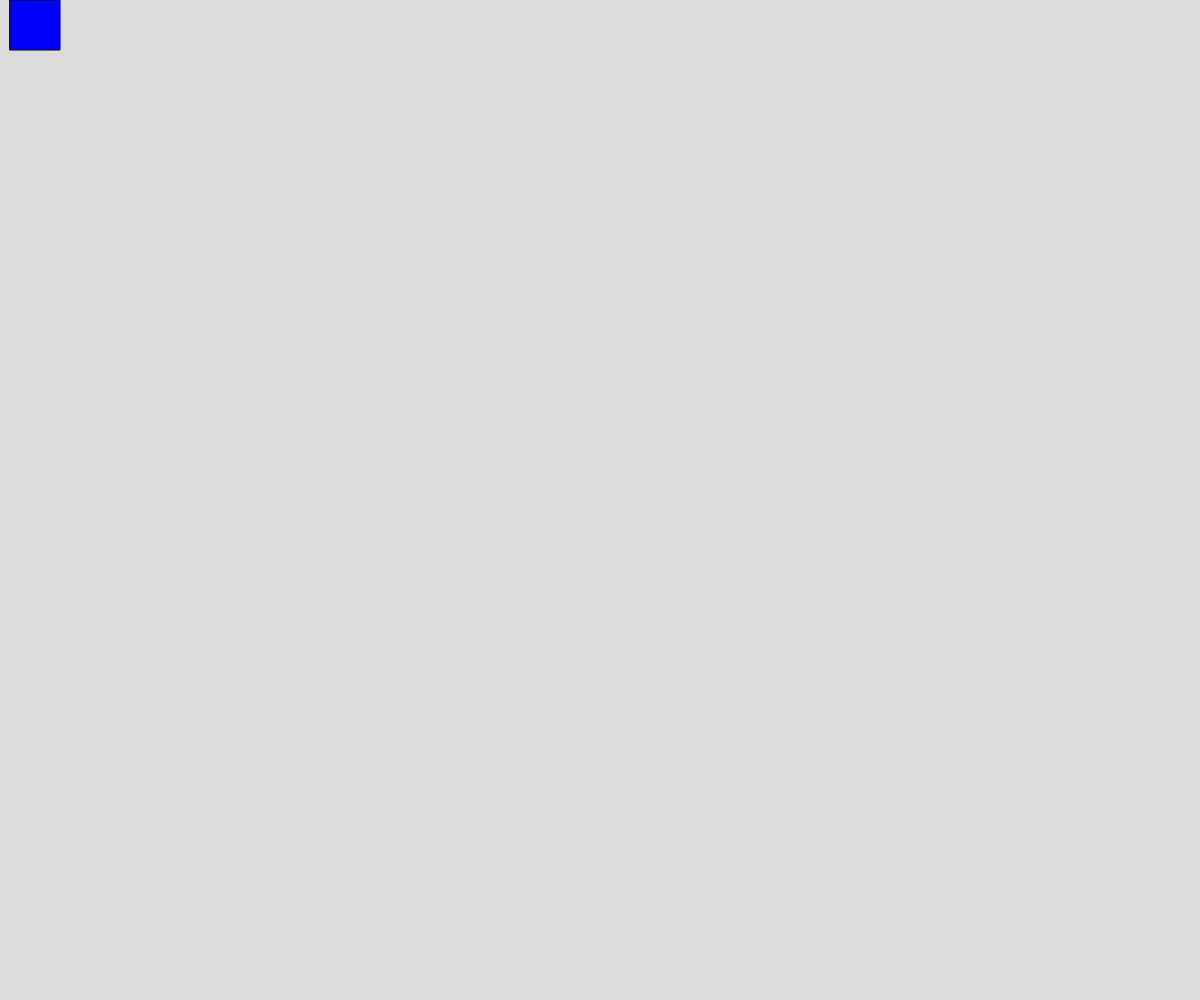
Frame 1 (no input)
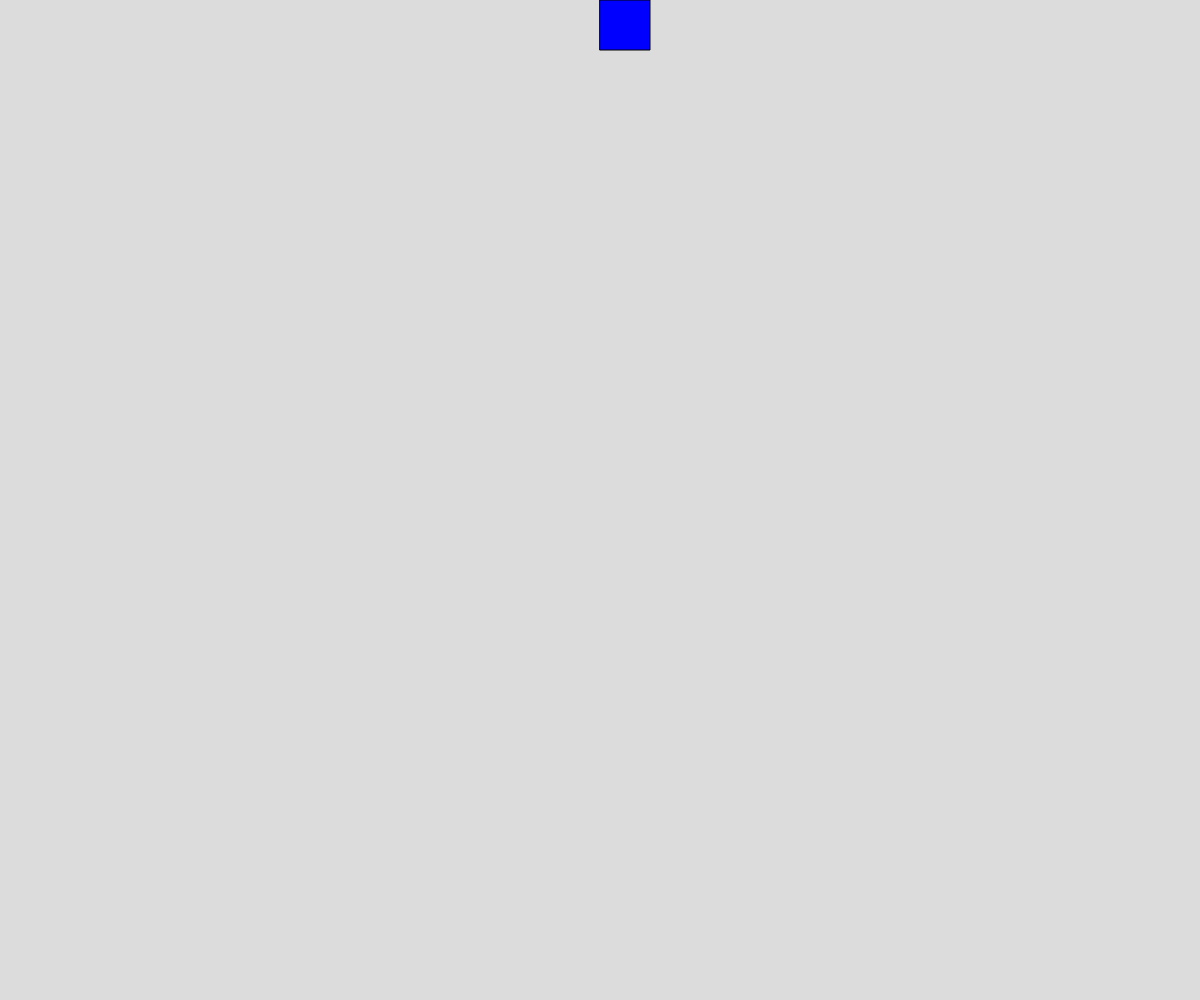
Frame 60 (no input)
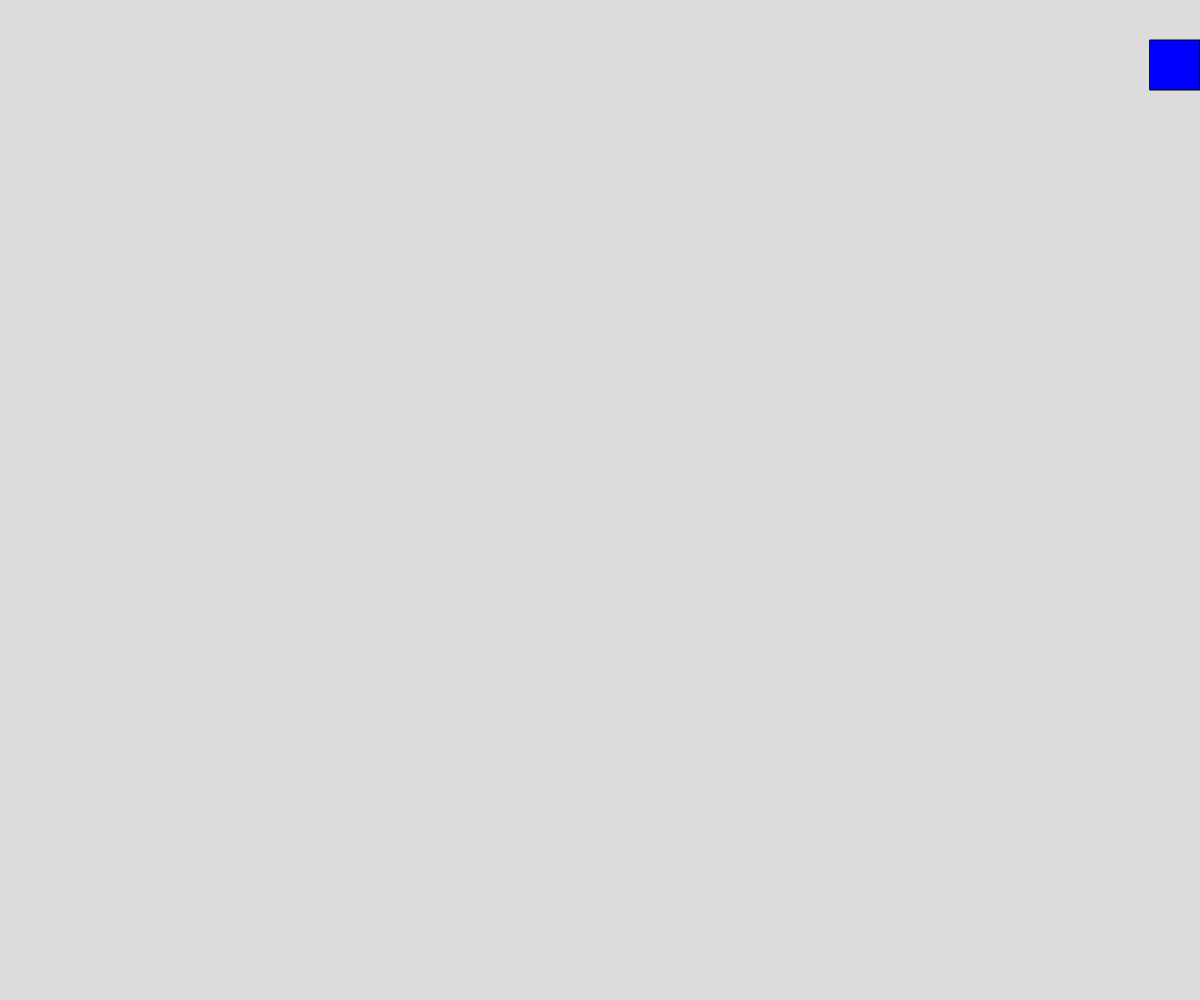
Frame 120 (the mouse pressed at the canvas centre since frame 60)

The p5.js sketch that drew these frames (run headless with seeded random() and noise() and a simulated clock; from frame 60 on, the mouse is pressed at the canvas centre):

// p5.js sketch
// ── sketch.js
// Square Round Edge
// Jason
// 09/26/2022
//
// Extra for Experts:
// - describe what you did to take this project "above and beyond"
let x = 0, y = 0, squareWidth = 50, squareHeight = 50, goX = 0, goY = 0;

function setup() {
  createCanvas(windowWidth, windowHeight);
  frameRate(144);
}

function draw() {
  background(220);
  getSquarePosition();
}

function getSquarePosition() {
  if(x <= 0 && y <= 0) {
    goX = 1;
    goY = 0;
  }
  else if(x > width - squareWidth && y <= 0) {
    goX = 0;
    goY = 1;
  }
  else if(x > width - squareWidth - 1 && y > height - squareHeight - 1) {
    goX = -1;
    goY = 0;
  }
  else if(x <= 0 && y > height - squareHeight - 1) {
    goX = 0;
    goY = -1;
  }
  moveSquare();
}

function moveSquare() {
  if(goX === 1) {
    x += 10;
    y = 0;
  }
  else if(goX === -1) {
    x += -10;
    y = height - squareHeight;
  }
  else if(goY === 1) {
    y += 10;
    x = width - squareWidth;
  }
  else if(goY === -1) {
    y += -10;
    x = 0;
  }
  makeSquare();
}

function makeSquare() {
  stroke(5);
  fill("blue");
  rect(x, y, squareWidth, squareHeight);
}

function windowResized() {
  resizeCanvas(windowWidth, windowHeight);
}
